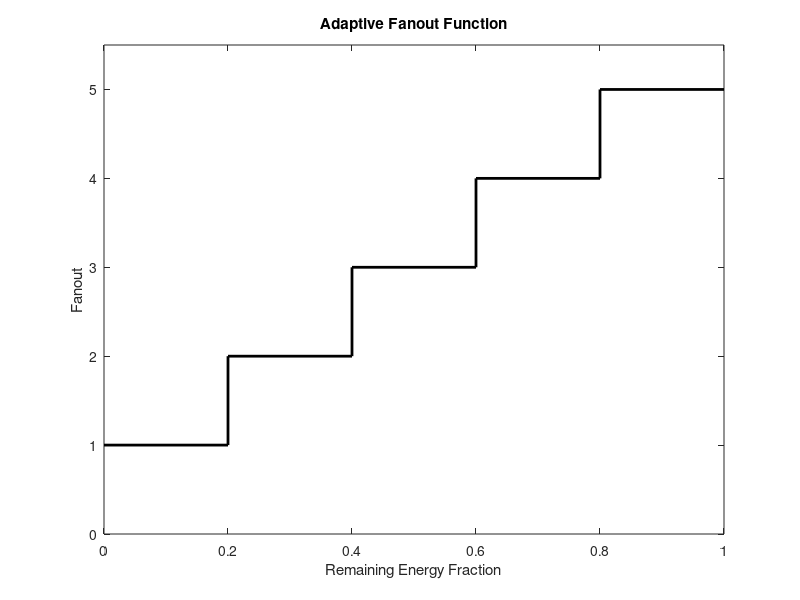

MATLAB code for this plot:
clear all
clc
x = 0:0.2:1;
y = 1:1:5;
y(end+1) = 5;
stairs(x,y,'LineWidth',2, 'Color', 'k')

%plot(t,y)

axis([0, 1 0 5.5])

title('Adaptive Fanout Function')
xlabel('Remaining Energy Fraction')
ylabel('Fanout')